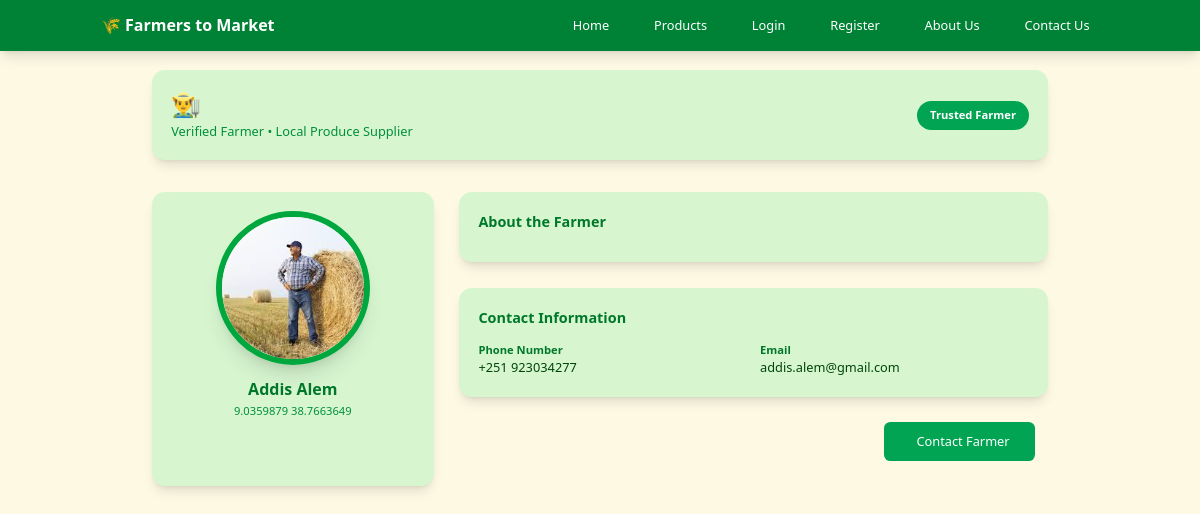
Screenshot of /users/profile/2/ with the database file from the repository.
### users/models.py (models this page shows, shortened)
class Farmer(models.Model):
    account = models.OneToOneField(LershaUser, null=True, blank=True, related_name='profile',on_delete=models.CASCADE)
    bio = models.TextField(null=True, blank=True)
    image = models.ImageField(upload_to='images/users/' ,null=True, blank=True)
    phone_number = models.CharField(max_length=9, validators=[phone_number_validator])
    address = models.CharField(max_length=255, null=True, blank=True)
    city = models.ForeignKey('City', null=True, blank=True, on_delete=models.SET_NULL)
    description = models.TextField(null=True, blank=True, max_length=1000)
    def is_active(self):
        if self.account.is_active:
            if self.subscription.exists():
                subscription = self.subscription.first()
                if subscription.date + timedelta(days=30) > timezone.now().date():
                    return True
        return False

### authentication/models.py (models this page shows, shortened)
class LershaUser(AbstractUser):
    admin = models.BooleanField(default=False)
    REQUIRED_FIELDS = []

### users/views.py (the view)
# urls.py: path('profile/', profile_update, name='profile-update-page'),
def profile(request, pk):
    farmer = get_object_or_404(Farmer, pk=pk)
    context = {'farmer': farmer}
    if request.user.is_authenticated and request.user.profile == farmer:
        return redirect('profile-update-page')
    return render(request, 'users/profile.html', context=context)

### home/context_processors.py (called while the page is built)
def site_settings(request):
    return {
        'SITE_NAME': '🌾 Farmers to Market',
        'CONTACT_EMAIL': '',
        'SUPPORT_EMAIL': '',
        'SUPPORT_PHONE': '',
        'ADDRESS': '',
        }

### templates/users/profile.html (shortened to what this page needs)
<!DOCTYPE html>
<html lang="en">
<head>
    <link rel="stylesheet" href="/static/css/style.css">
</head>
<body class="min-h-screen bg-bg-primary">
    <header class="bg-gray-100 mb-6">
        {% include 'navbar.html' %}
    </header>
    <section class="max-w-6xl mx-auto px-4 mb-10">
        <div class="bg-bg-secondary rounded-2xl shadow-lg p-6 flex flex-col md:flex-row md:items-center md:justify-between">
            <div>
                <h1 class="text-3xl font-bold text-primary-700">
                    👨‍🌾 {{ user.first_name }} {{ user.last_name }}
                </h1>
                <p class="text-primary-600 mt-1">
                    Verified Farmer • Local Produce Supplier
                </p>
            </div>
            {% if farmer.is_active %}
            <span class="mt-4 md:mt-0 inline-block px-4 py-2 text-sm font-semibold bg-primary-500 text-white rounded-full">
                Trusted Farmer
            </span>
            {% else %}
            <span class="mt-4 md:mt-0 inline-block px-4 py-2 text-sm font-semibold bg-red-500 text-white rounded-full">
                Not Verified
            </span>
            {% endif %}
        </div>
    </section>
    <main class="max-w-6xl mx-auto px-4 grid grid-cols-1 md:grid-cols-3 gap-8 mb-16">
        <aside class="bg-bg-secondary rounded-2xl shadow-lg p-6 text-center">
            <div class="flex justify-center mb-4">
                <div class="w-48 h-48 relative">
                    <img src="{% if farmer.image %}{{ farmer.image.url }}{% endif %}" alt="Farmer Image" class="w-full h-full object-cover rounded-full border-8
                        {% if farmer.is_active %}border-green-600{% else %}border-red-600{% endif %}
                        shadow-xl" />
                </div>
            </div>
            <h2 class="text-xl font-semibold text-primary-700">
                {{ farmer.account.first_name }} {{ farmer.account.last_name }}
            </h2>
            <p class="text-primary-600 text-sm mt-1">
                {{ farmer.address }}
            </p>
        </aside>
        <section class="md:col-span-2 space-y-8">
            <div class="bg-bg-secondary rounded-2xl shadow-lg p-6">
                <h3 class="text-lg font-semibold text-primary-700 mb-3">
                    About the Farmer
                </h3>
            </div>
            <div class="bg-bg-secondary rounded-2xl shadow-lg p-6">
                <h3 class="text-lg font-semibold text-primary-700 mb-4">
                    Contact Information
                </h3>
                <div class="grid grid-cols-1 md:grid-cols-2 gap-4">
                    <div>
                        <label class="block text-sm font-semibold text-primary-700">
                            Phone Number
                        </label>
                        <p class="text-primary-900">
                            +251 {{ farmer.phone_number }}
                        </p>
                    </div>
                    <div>
                        <label class="block text-sm font-semibold text-primary-700">
                            Email
                        </label>
                        <p class="text-primary-900">
                            {{ farmer.account.email }}
                        </p>
                    </div>
                </div>
            </div>
            <div class="flex justify-end">
                <div class="flex items-center space-x-4">
                    <button id="order-button" class="flex-1 bg-primary-500 text-white py-3 px-8 rounded-lg font-medium hover:bg-primary-600 transition flex items-center justify-center">
                         Contact Farmer
                    </button>
                </div>
            </div>
        </section>
    </main>
</body>
</html>

### rows the page displays
Farmer: image (picture), account.first_name "Addis", account.last_name "Alem", address "9.0359879 38.7663649", phone_number "923034277", account.email "addis.alem@gmail.com"

### other values shown
{{ SITE_NAME }} "🌾 Farmers to Market"
